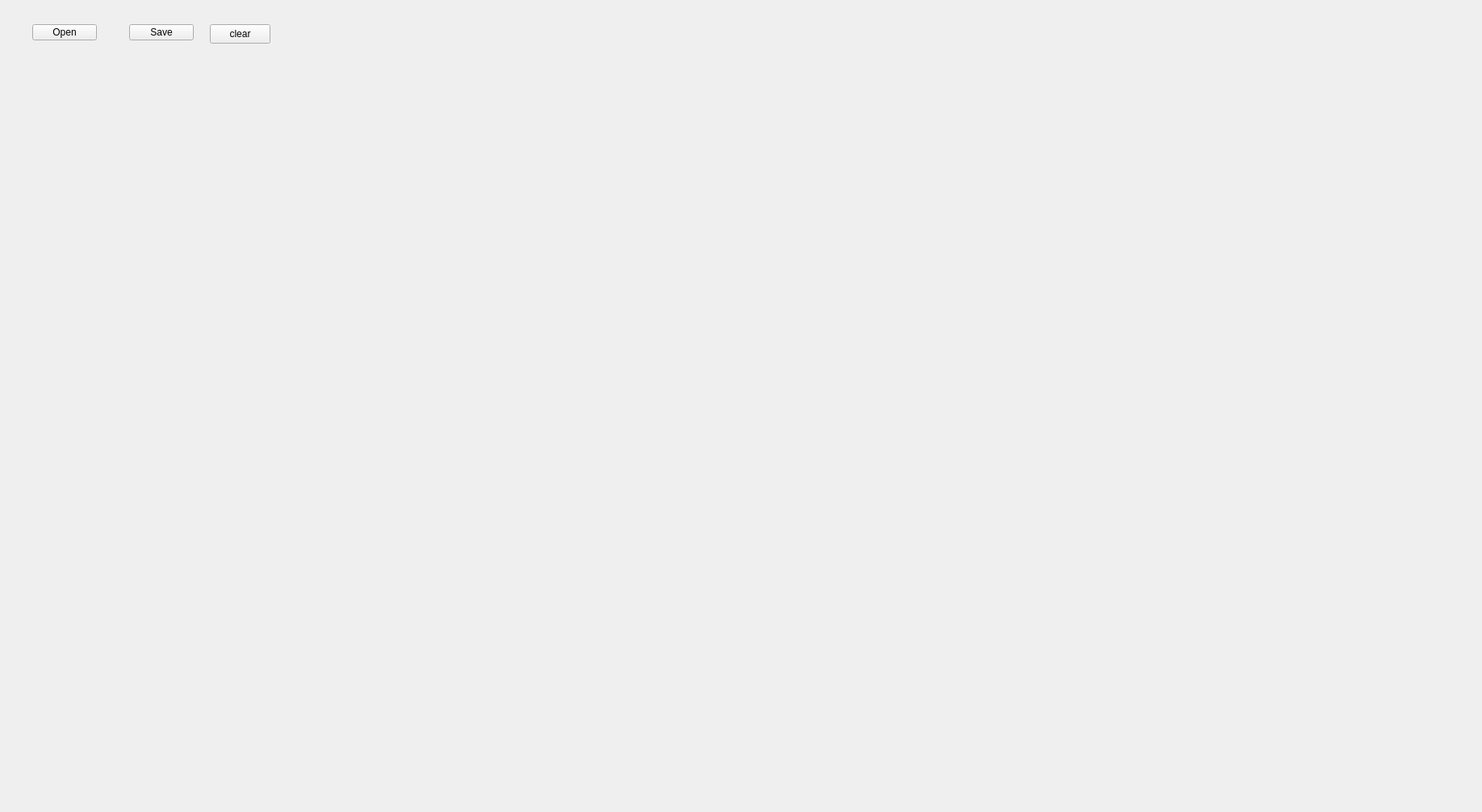
<?xml version="1.0" encoding="UTF-8"?>
<ui version="4.0">
 <class>DrawContour</class>
 <widget class="QWidget" name="DrawContour">
  <property name="geometry">
   <rect>
    <x>0</x>
    <y>0</y>
    <width>1836</width>
    <height>1006</height>
   </rect>
  </property>
  <property name="windowTitle">
   <string>DrawContour</string>
  </property>
  <widget class="QPushButton" name="pushButton_open">
   <property name="geometry">
    <rect>
     <x>40</x>
     <y>30</y>
     <width>80</width>
     <height>20</height>
    </rect>
   </property>
   <property name="text">
    <string>Open</string>
   </property>
  </widget>
  <widget class="QPushButton" name="pushButton_save">
   <property name="geometry">
    <rect>
     <x>160</x>
     <y>30</y>
     <width>80</width>
     <height>20</height>
    </rect>
   </property>
   <property name="text">
    <string>Save</string>
   </property>
  </widget>
  <widget class="QLabel" name="frame_label">
   <property name="geometry">
    <rect>
     <x>30</x>
     <y>70</y>
     <width>1781</width>
     <height>901</height>
    </rect>
   </property>
   <property name="text">
    <string/>
   </property>
  </widget>
  <widget class="QPushButton" name="pushButton_clear">
   <property name="geometry">
    <rect>
     <x>260</x>
     <y>30</y>
     <width>75</width>
     <height>24</height>
    </rect>
   </property>
   <property name="text">
    <string>clear</string>
   </property>
  </widget>
 </widget>
 <resources/>
 <connections/>
</ui>
